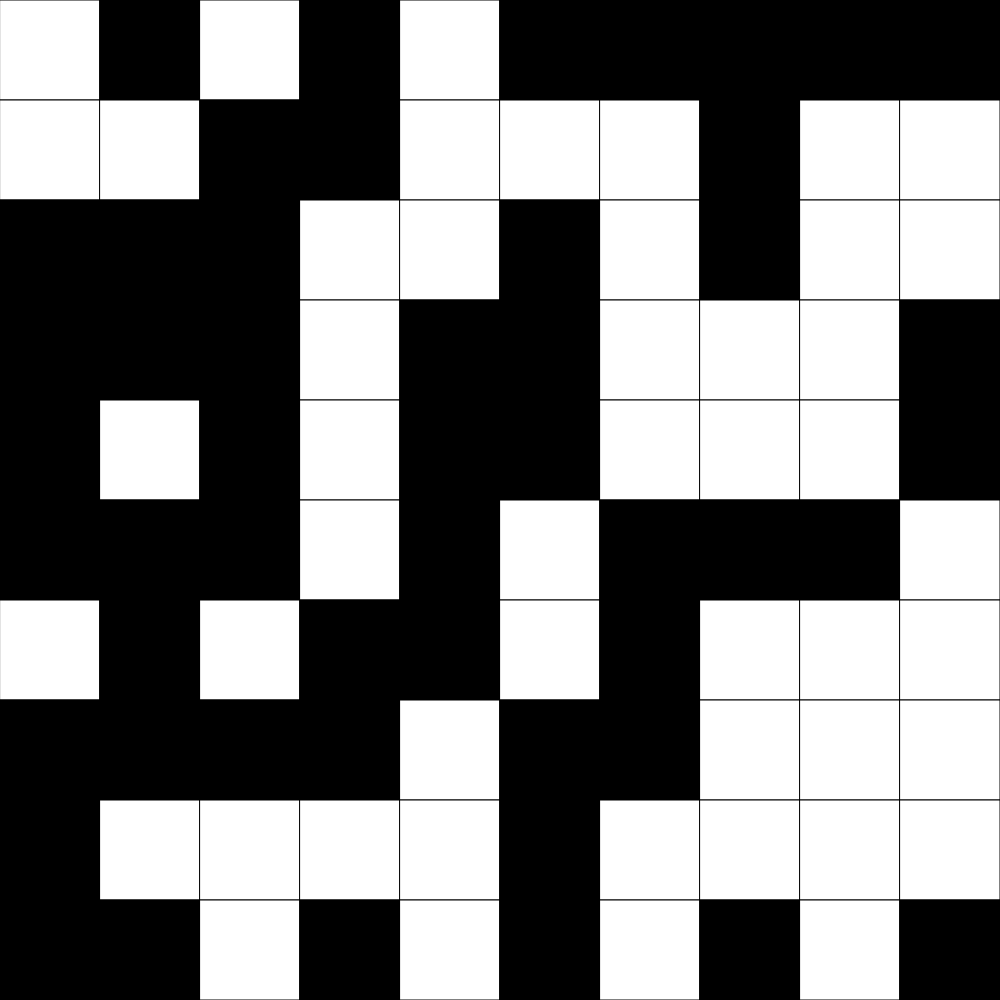
Frame 1 (no input)
Frame 60 (no input): identical to frame 1, image omitted
Frame 120 (the mouse pressed at the canvas centre since frame 60): identical to frame 1, image omitted

The p5.js sketch that drew this single still picture (run headless with seeded random() and noise() and a simulated clock; from frame 60 on, the mouse is pressed at the canvas centre):

// p5.js sketch
// ── sketch.js
// Grid Demo
// Dan Schellenberg
// Oct 22, 2024

// if hardcoding the grid, use this:
// let grid = [[1, 0, 0, 1],
//             [0, 1, 1, 0],
//             [1, 0, 1, 1],
//             [1, 1, 1, 0]];

let grid;
let cellSize;
const GRID_SIZE = 10;

function setup() {
  if (windowWidth < windowHeight) {
    createCanvas(windowWidth, windowWidth);
  }
  else {
    createCanvas(windowHeight, windowHeight);
  }
  cellSize = height/GRID_SIZE;
  grid = generateRandomGrid(GRID_SIZE, GRID_SIZE);
}

function draw() {
  background(220);
  displayGrid();
}

function keyPressed() {
  if (key === "r") {
    grid = generateRandomGrid(GRID_SIZE, GRID_SIZE);
  }
  if (key === "e") {
    grid = generateEmptyGrid(GRID_SIZE, GRID_SIZE);
  }
}


function displayGrid() {
  for (let y = 0; y < GRID_SIZE; y++) {
    for (let x = 0; x < GRID_SIZE; x++) {
      if (grid[y][x] === 1) {
        fill("black");
      }
      else if (grid[y][x] === 0) {
        fill("white");
      }
      square(x * cellSize, y * cellSize, cellSize);
    }
  }
}


function generateRandomGrid(cols, rows) {
  let newGrid = [];
  for (let y = 0; y < rows; y++) {
    newGrid.push([]);
    for (let x = 0; x < cols; x++) {
      //make it a 1 half the time, a 0 half the time
      if (random(100) < 50) {
        newGrid[y].push(1);
      }
      else {
        newGrid[y].push(0);
      }
    }
  }
  return newGrid;
}

function generateEmptyGrid(cols, rows) {
  let newGrid = [];
  for (let y = 0; y < rows; y++) {
    newGrid.push([]);
    for (let x = 0; x < cols; x++) {
      newGrid[y].push(0);
    }
  }
  return newGrid;
}
